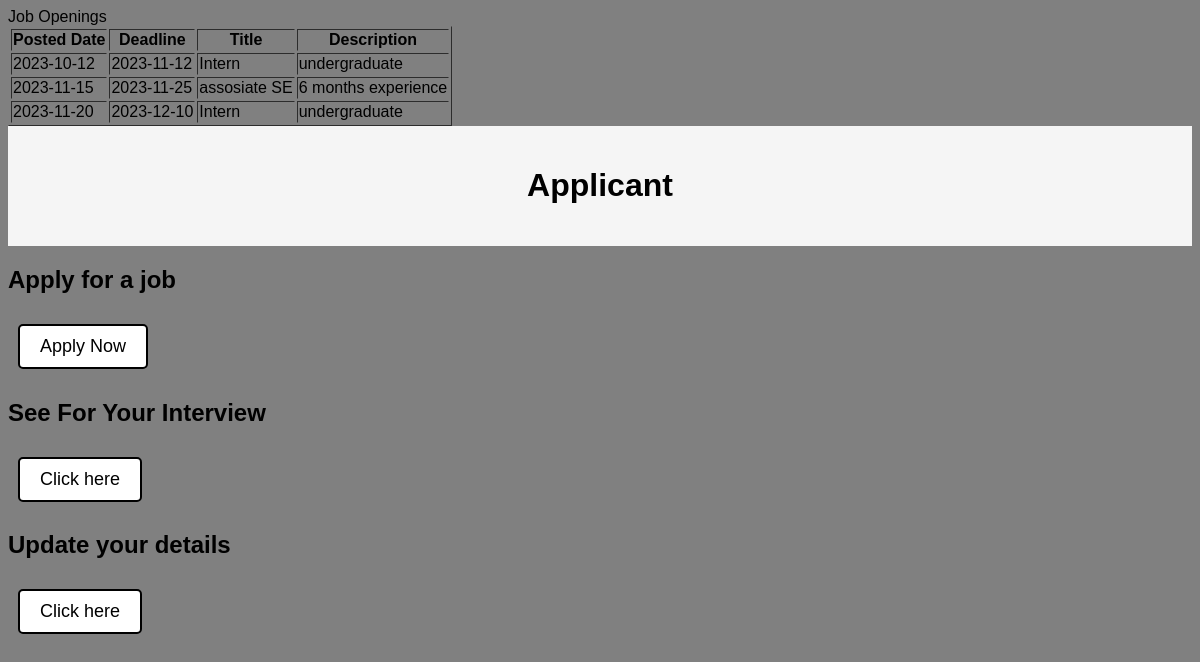
The app's page /EmployeeCare/Applicant/Applicant_home.php with its own data.
### tables this page shows
CREATE TABLE `jobopening` (
  `JobOpID` int(11) NOT NULL,
  `PostedDate` date NOT NULL,
  `Deadline` date NOT NULL,
  `JobID` int(11) NOT NULL
);

CREATE TABLE `jobrole` (
  `JobID` int(11) NOT NULL,
  `Title` varchar(20) NOT NULL,
  `Description` varchar(1000) NOT NULL
);

### EmployeeCare/Applicant/Applicant_home.php (the view, shortened to what this page needs)
<?php
include("../config.php");
$sql = "SELECT * FROM jobopening join jobrole on jobopening.JobID=jobrole.JobID;";
$result = $conn->query($sql);
if ($result->num_rows > 0) {
    echo "<table border='1'>
        <tr>
            <th>Posted Date</th>
            <th>Deadline</th>
            <th>Title</th>
            <th>Description</th>
        </tr>";
        while($row = $result->fetch_assoc()) {
            echo "<tr>
                <td>" . $row["PostedDate"] . "</td>
                <td>" . $row["Deadline"] . "</td>
                <td>" . $row["Title"] . "</td>
                <td>" . $row["Description"] . "</td>
                </tr>";
        }
        echo "</table>";
}else {
    echo "0 results";
}
?>
<!DOCTYPE html>
<html lang="en">
<head>
</head>
<body>
    <div class="header">
        <center>
        <h1>Applicant</h1>
        </center>
    </div>
    <div>
        <h2>Apply for a job</h2>
        <form action="applicant_detail.php">
        <button type='submit' name='apply for a job'>Apply Now</button>
        </form>
    </div>
    <div>
        <h2>See For Your Interview</h2>
        <form action="see_for_interview.php">
        <button type='submit' name='See Your interview'>Click here</button>
        </form>
    </div>
    <div>
        <h2>Update your details</h2>
        <form action="see_yourdetail.php">
        <button type='submit' name='See Your Detail'>Click here</button>
        </form>
    </div>
</body>
</html>

### EmployeeCare/Applicant/Applicant_home.php (style rules this page uses)
body { background-color: gray; font-family: Arial, sans-serif; }
.header { background-color: whitesmoke; color: black; padding: 20px; text-align: center; }
button { background-color: white; color: black; padding: 10px 20px; font-size: 18px; border: 2px solid black; border-radius: 5px; cursor: pointer; margin: 10px; }

### records on screen
jobopening: PostedDate "2023-10-12", Deadline "2023-11-12", JobID.Title "Intern", JobID.Description "undergraduate"
jobopening: PostedDate "2023-11-15", Deadline "2023-11-25", JobID.Title "assosiate SE", JobID.Description "6 months experience"
jobopening: PostedDate "2023-11-20", Deadline "2023-12-10", JobID.Title "Intern", JobID.Description "undergraduate"
